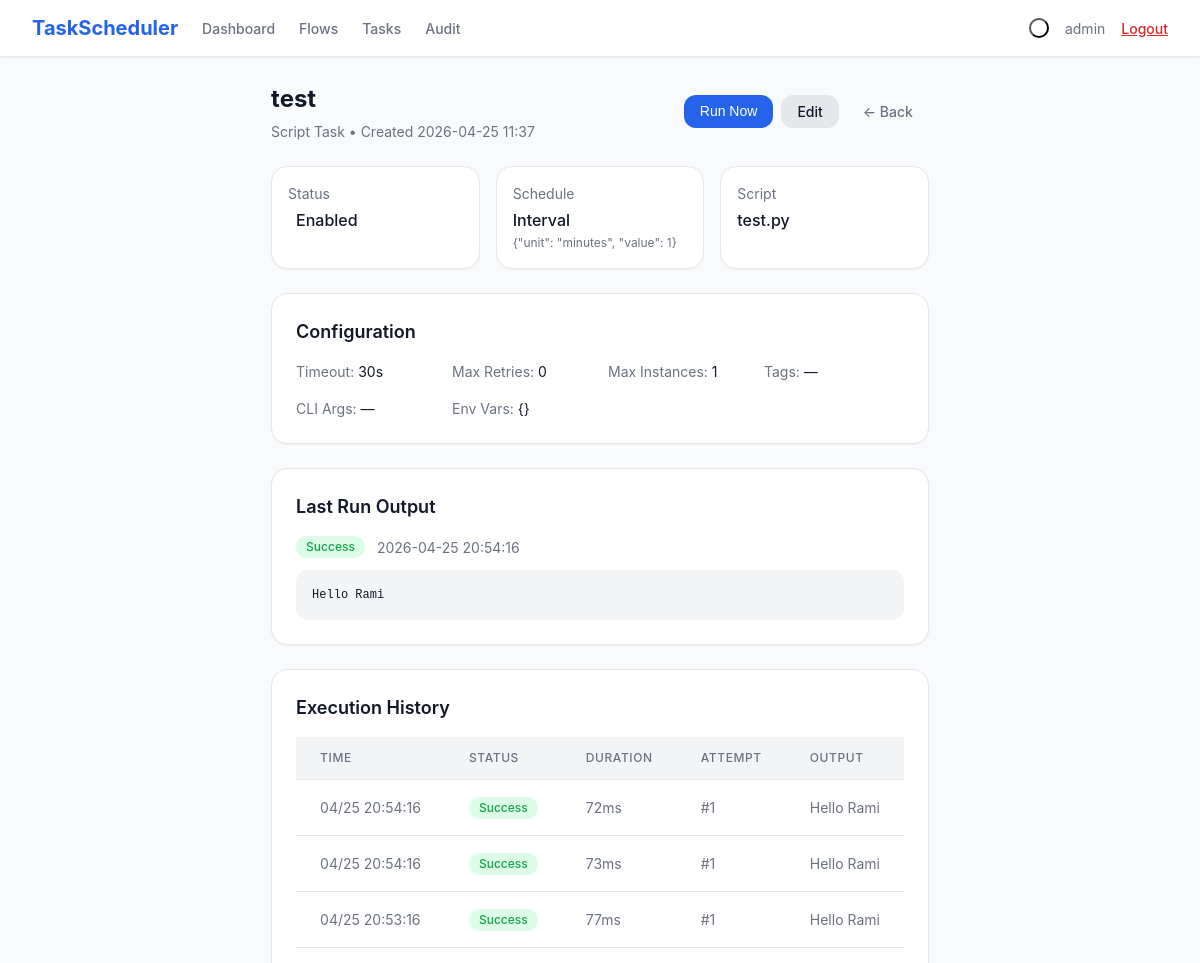
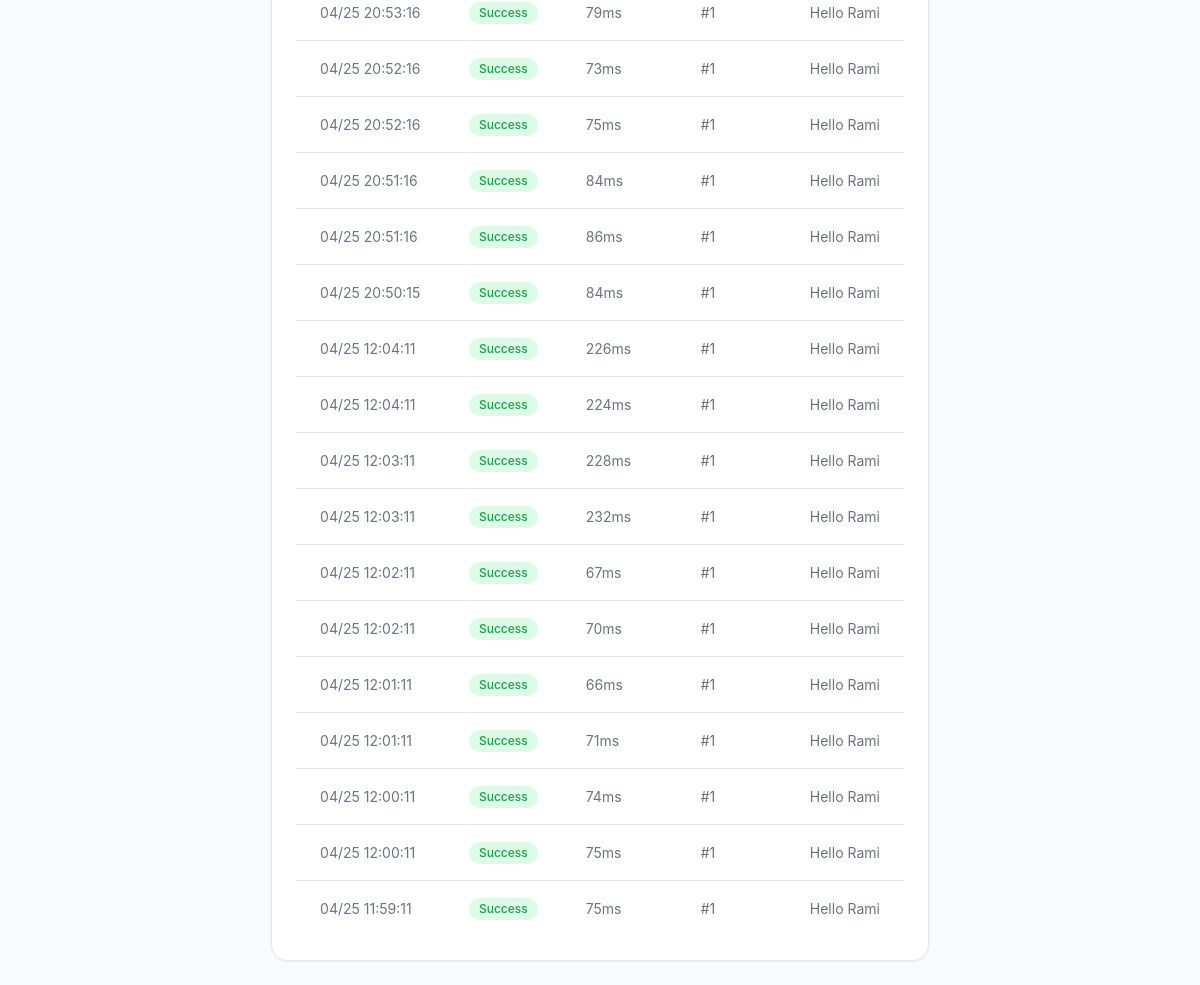
Page /task/2 (signed in) on the earlier database version (2 pictures, top to bottom).
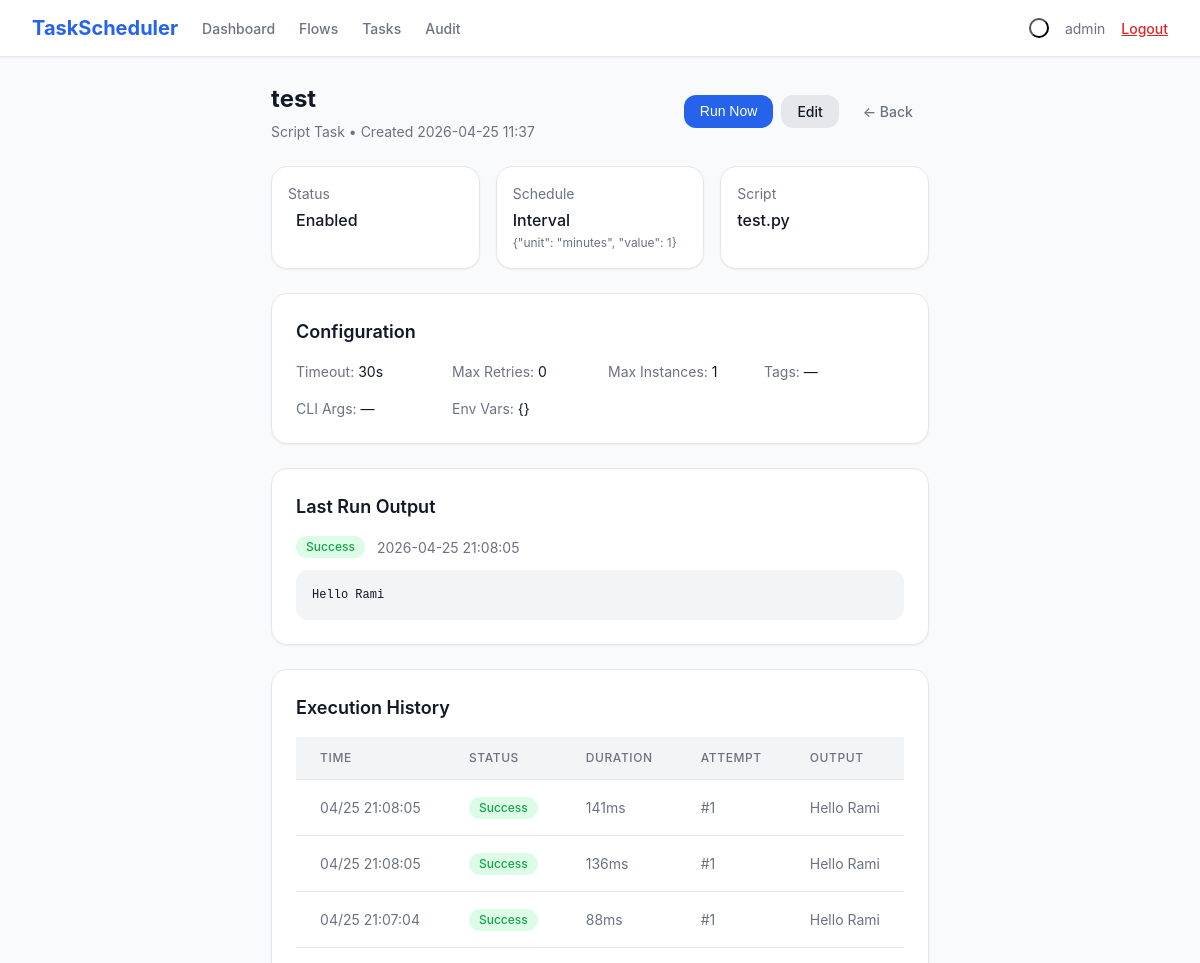
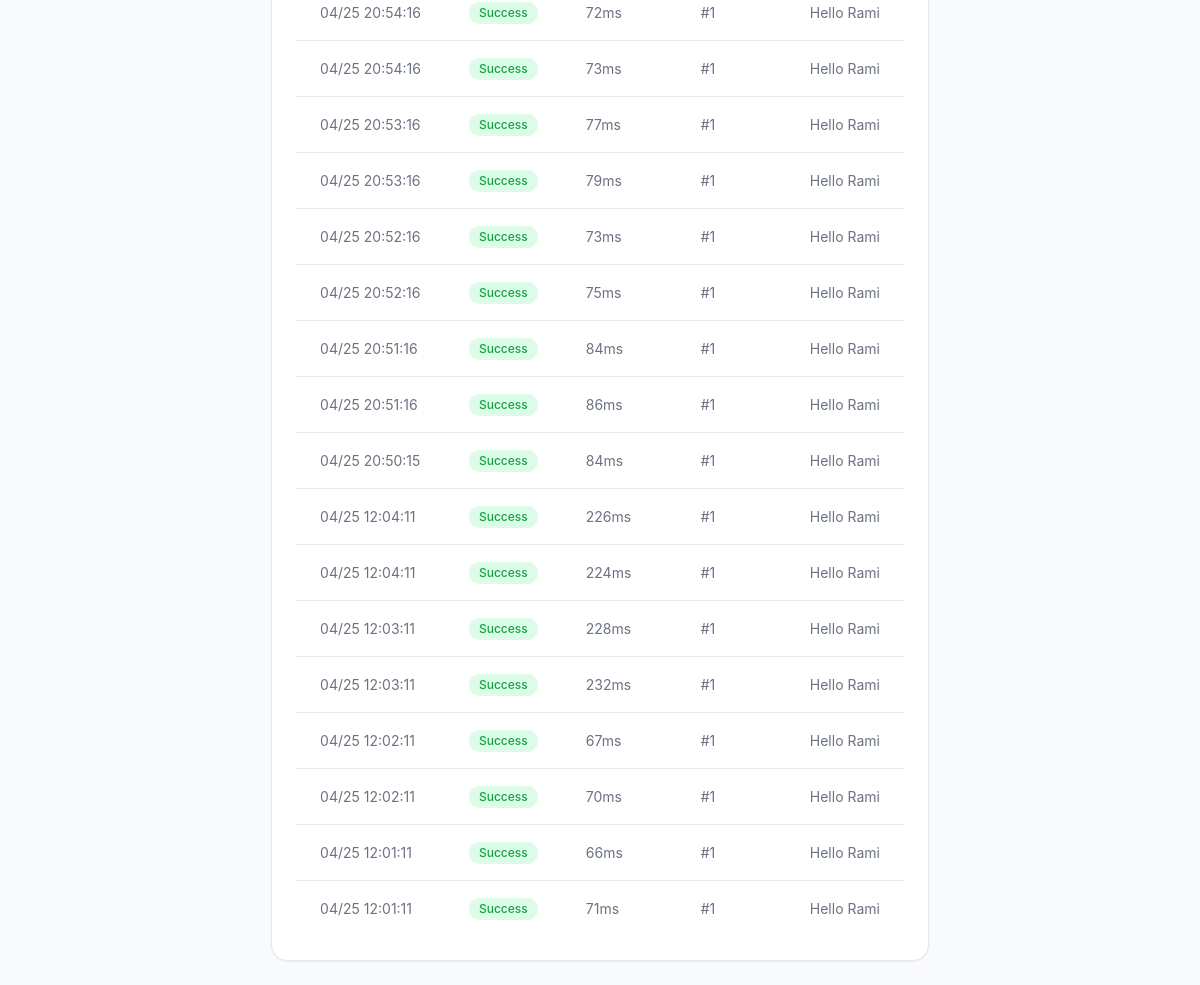
Same page on the later database version (2 pictures, top to bottom).
### models.py (models this page shows, shortened)
class Task(db.Model):
    __tablename__ = 'tasks'
    id = db.Column(db.Integer, primary_key=True)
    name = db.Column(db.String(200), nullable=False)
    script_path = db.Column(db.String(500), nullable=True)
    schedule_type = db.Column(db.String(50), nullable=False)
    schedule_config = db.Column(db.Text, default='{}')
    enabled = db.Column(db.Boolean, default=True)
    timeout_seconds = db.Column(db.Integer, default=30)
    env_vars = db.Column(db.Text, default='{}')
    cli_args = db.Column(db.Text, default='')
    tags = db.Column(db.String(500), default='')
    max_retries = db.Column(db.Integer, default=0)
    max_instances = db.Column(db.Integer, default=1)
    last_run_time = db.Column(db.DateTime, nullable=True)
    last_run_status = db.Column(db.String(20), nullable=True)
    last_run_output = db.Column(db.Text, nullable=True)
    next_run_time = db.Column(db.DateTime, nullable=True)
    created_at = db.Column(db.DateTime, default=datetime.utcnow)
    updated_at = db.Column(db.DateTime, default=datetime.utcnow, onupdate=datetime.utcnow)
    def get_schedule_config(self):
        return json.loads(self.schedule_config) if self.schedule_config else {}
    def get_env_vars(self):
        return json.loads(self.env_vars) if self.env_vars else {}

class ExecutionLog(db.Model):
    __tablename__ = 'execution_logs'
    id = db.Column(db.Integer, primary_key=True)
    task_id = db.Column(db.Integer, db.ForeignKey('tasks.id'), nullable=True)
    flow_id = db.Column(db.Integer, db.ForeignKey('flows.id'), nullable=True)
    run_time = db.Column(db.DateTime, default=datetime.utcnow)
    status = db.Column(db.String(20), nullable=False)
    output = db.Column(db.Text, nullable=True)
    duration_ms = db.Column(db.Integer, nullable=True)
    attempt_number = db.Column(db.Integer, default=1)
    created_at = db.Column(db.DateTime, default=datetime.utcnow)

### app.py (the view)
@app.route('/task/<int:id>')
@login_required
def task_detail(id):
    task = Task.query.get_or_404(id)
    logs = ExecutionLog.query.filter_by(task_id=id).order_by(ExecutionLog.run_time.desc()).limit(20).all()
    return render_template('task_detail.html', task=task, logs=logs)

### app.py (called while the page is built)
def login_required(f):
    @wraps(f)
    def decorated_function(*args, **kwargs):
        if 'user_id' not in session:
            if request.is_json or request.path.startswith('/api/'):
                return jsonify({'error': 'Unauthorized'}), 401
            return redirect(url_for('login'))
        return f(*args, **kwargs)
    return decorated_function

### templates/task_detail.html (shortened to what the changed rows need)
{% extends "base.html" %}
{% block content %}
<div class="max-w-5xl mx-auto space-y-6">
    <div class="flex items-center justify-between">
        <div>
            <h1 class="text-2xl font-bold text-body">{{ task.name }}</h1>
            <p class="text-sm text-muted mt-1">Script Task &bull; Created {{ task.created_at.strftime('%Y-%m-%d %H:%M') }}</p>
        </div>
    </div>
    <div class="grid grid-2 md-grid-3 gap-4">
        <div class="card p-4">
            <div class="flex items-center gap-2 mt-1">
                <span class="font-medium text-body">{{ 'Enabled' if task.enabled else 'Disabled' }}</span>
            </div>
        </div>
        <div class="card p-4">
            <div class="text-sm text-muted">Schedule</div>
            <div class="font-medium text-body mt-1">{{ task.schedule_type|title }}</div>
            <div class="text-xs text-muted mt-0-5">{{ task.get_schedule_config()|tojson }}</div>
        </div>
        <div class="card p-4">
            <div class="text-sm text-muted">Script</div>
            <div class="font-medium text-body mt-1">{{ task.script_path or 'No script' }}</div>
        </div>
    </div>
    <div class="card p-6">
        <div class="grid grid-2 md-grid-4 gap-4 text-sm">
            <div><span class="text-muted">Timeout:</span> <span class="text-body">{{ task.timeout_seconds }}s</span></div>
            <div><span class="text-muted">Max Retries:</span> <span class="text-body">{{ task.max_retries }}</span></div>
            <div><span class="text-muted">Max Instances:</span> <span class="text-body">{{ task.max_instances }}</span></div>
            <div><span class="text-muted">Tags:</span> <span class="text-body">{{ task.tags or '—' }}</span></div>
            <div><span class="text-muted">CLI Args:</span> <span class="text-body">{{ task.cli_args or '—' }}</span></div>
            <div class="col-span-2"><span class="text-muted">Env Vars:</span> <span class="text-body">{{ task.get_env_vars()|tojson }}</span></div>
        </div>
    </div>
    {% if task.last_run_output %}
    <div class="card p-6">
        <h3 class="text-lg font-semibold text-body mb-4">Last Run Output</h3>
        <div class="flex items-center gap-3 mb-3">
            <span class="badge {% if task.last_run_status == 'success' %}badge-green{% else %}badge-red{% endif %}">{{ task.last_run_status|title }}</span>
            <span class="text-sm text-muted">{{ task.last_run_time.strftime('%Y-%m-%d %H:%M:%S') if task.last_run_time }}</span>
        </div>
        <pre class="bg-gray-100 dark:bg-gray-900 p-4 rounded-lg text-xs font-mono text-body overflow-auto max-h-96">{{ task.last_run_output }}</pre>
    </div>
    {% endif %}
    <div class="card p-6">
        {% if logs %}
        <div class="table-wrap">
            <table>
                <thead><tr><th>Time</th><th>Status</th><th>Duration</th><th>Attempt</th><th>Output</th></tr></thead>
                <tbody>
                    {% for log in logs %}
                    <tr>
                        <td class="text-muted whitespace-nowrap">{{ log.run_time.strftime('%m/%d %H:%M:%S') }}</td>
                        <td><span class="badge {% if log.status == 'success' %}badge-green{% else %}badge-red{% endif %}">{{ log.status|title }}</span></td>
                        <td class="text-muted">{{ log.duration_ms }}ms</td>
                        <td class="text-muted">#{{ log.attempt_number }}</td>
                        <td class="text-muted max-w-md truncate">{{ log.output or '—' }}</td>
                    </tr>
                    {% endfor %}
                </tbody>
            </table>
        </div>
        {% else %}
        <p class="text-light text-sm">No execution history yet.</p>
        {% endif %}
    </div>
</div>
{% endblock %}

Differences in the rows shown:
no longer on this page (row unchanged): ExecutionLog: run_time "04/25 12:00:11", status "Success", duration_ms "74", attempt_number "1", output "Hello Rami"
no longer on this page (row unchanged): ExecutionLog: run_time "04/25 12:00:11", status "Success", duration_ms "75", attempt_number "1", output "Hello Rami"
no longer on this page (row unchanged): ExecutionLog: run_time "04/25 11:59:11", status "Success", duration_ms "75", attempt_number "1", output "Hello Rami"
changed Task "test": last_run_time "2026-04-25 20:54:16" → "2026-04-25 21:08:05"
added ExecutionLog: run_time "04/25 21:08:05", status "Success", duration_ms "141", attempt_number "1", output "Hello Rami"
added ExecutionLog: run_time "04/25 21:08:05", status "Success", duration_ms "136", attempt_number "1", output "Hello Rami"
added ExecutionLog: run_time "04/25 21:07:04", status "Success", duration_ms "88", attempt_number "1", output "Hello Rami"
